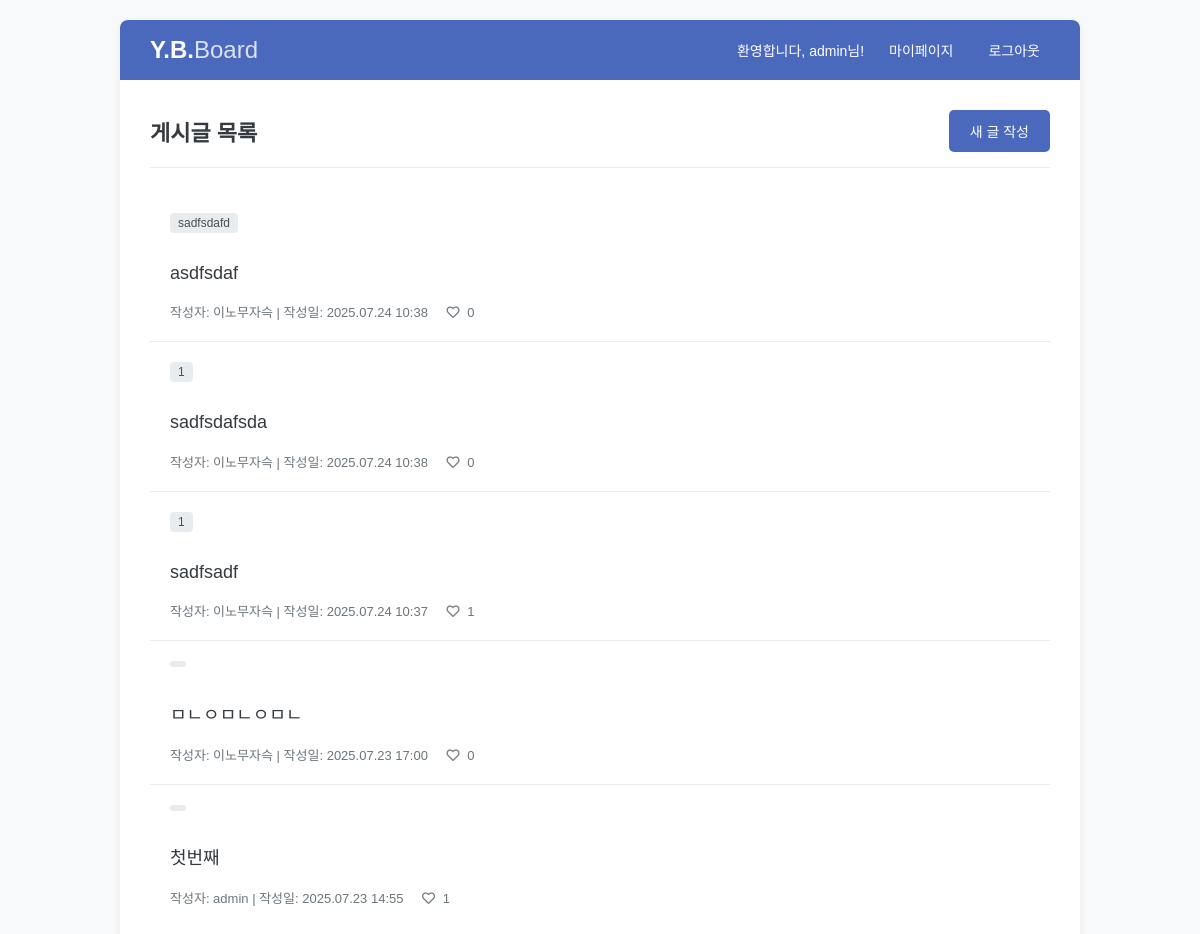
The app's page /board/ (signed in), older data.
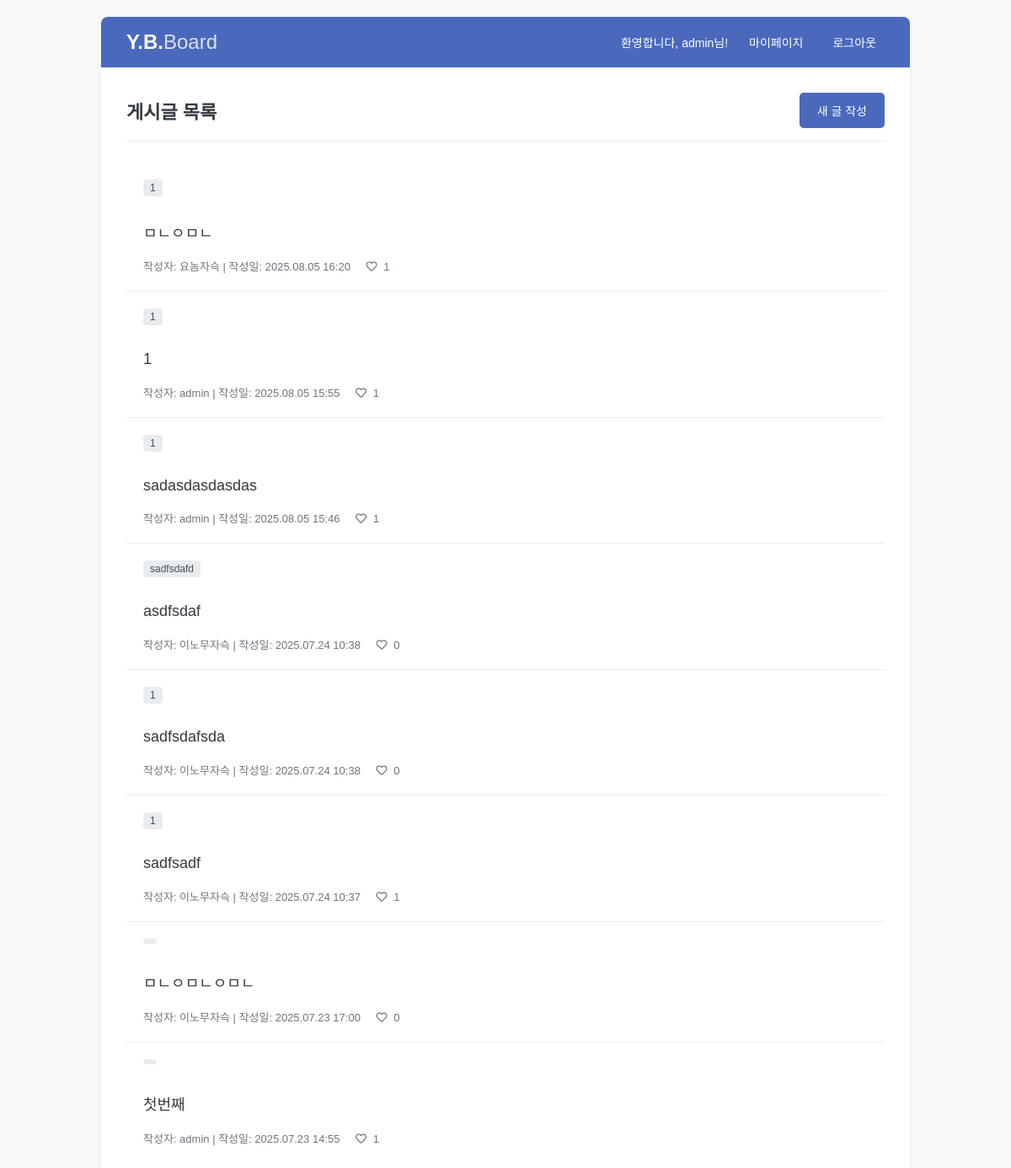
The same page, newer data.
### dashboard/models.py (models this page shows, shortened)
class Post(models.Model):
    author = models.ForeignKey(User, on_delete=models.CASCADE, related_name='posts')
    category = models.ForeignKey(Category, on_delete=models.SET_NULL, null=True, blank=True, related_name='posts')
    title = models.CharField(max_length=200)
    content = models.TextField()
    created_at = models.DateTimeField(auto_now_add=True)

class Category(models.Model):
    name = models.CharField(max_length=100, unique=True)

### dashboard/views.py (the view)
# urls.py: path('board/', views.post_list_view, name='post_list'),
@login_required
def post_list_view(request):
    post_list = Post.objects.select_related('author', 'category').annotate(
        like_count=Count('likes', distinct=True)
    ).all().order_by('-created_at')
    paginator = Paginator(post_list, 10)  # 한 페이지에 10개씩
    page_number = request.GET.get('page')
    page_obj = paginator.get_page(page_number)
    return render(request, 'dashboard/post_list.html', {'page_obj': page_obj})

### dashboard/templates/dashboard/post_list.html (shortened to what this page needs)
{% extends "dashboard/board_base.html" %}
{% load i18n %}
{% block content %}
<div class="content-header">
    <h2>게시글 목록</h2>
    <a href="{% url 'dashboard:post_create' %}" class="btn btn-primary">새 글 작성</a>
</div>
<div class="post-list">
    {% for post in page_obj %}
    <div class="post-item">
        <div class="post-item-category">{{ post.category.name }}</div>
        <h3 class="post-item-title"><a href="{% url 'dashboard:post_detail' pk=post.pk %}">{{ post.title }}</a></h3>
        <div class="post-item-meta">
            <span>작성자: {{ post.author.username }}</span> |
            <span>작성일: {{ post.created_at|date:"Y.m.d H:i" }}</span>
            <span class="post-item-likes"><i class="far fa-heart"></i> {{ post.like_count }}</span>
        </div>
    </div>
    {% empty %}
    <p>작성된 게시글이 없습니다.</p>
    {% endfor %}
</div>
{% endblock %}

### dashboard/templates/dashboard/board_base.html (shortened to what this page needs)
{% load i18n static %}
<!DOCTYPE html>
<html lang="ko">
<head>
    <link rel="stylesheet" href="{% static 'css/board.css' %}">
    <link rel="stylesheet" href="https://cdnjs.cloudflare.com/ajax/libs/font-awesome/5.15.4/css/all.min.css">
</head>
<body>
    <div class="board-container">
        <header class="board-header">
            <a href="{% url 'dashboard:post_list' %}" class="logo">Y.B.<span>Board</span></a>
            <nav class="user-nav">
                <span>환영합니다, {{ user.username }}님!</span>
                <a href="{% url 'dashboard:user_home' %}">마이페이지</a>
                <a href="#" onclick="event.preventDefault(); document.getElementById('logout-form').submit();">로그아웃</a>
            </nav>
        </header>
        <main class="board-content">
            {% block content %}{% endblock %}
        </main>
    </div>
</body>
</html>

### dashboard/static/css/board.css (style rules this page uses)
:root { --primary-color: #4a69bd; --primary-hover-color: #5d82df; --secondary-color: #6c757d; --secondary-hover-color: #5a6268; --background-color: #f8f9fa; --container-bg-color: #ffffff; --text-color: #343a40; --meta-text-color: #6c757d; --border-color: #e9ecef; --box-shadow: 0 2px 8px rgba(0, 0, 0, 0.06); --success-bg: #d4edda; --success-text: #155724; --success-border: #c3e6cb; --like-color: #e74c3c; --like-bg-color: #fce8e6; }
body { font-family: 'Noto Sans KR', sans-serif; background-color: var(--background-color); color: var(--text-color); margin: 0; padding: 20px; }
.board-container { max-width: 960px; margin: 0 auto; background-color: var(--container-bg-color); border-radius: 8px; box-shadow: var(--box-shadow); overflow: hidden; }
.board-header { display: flex; justify-content: space-between; align-items: center; padding: 15px 30px; background-color: var(--primary-color); color: white; }
.board-header .logo { font-size: 24px; font-weight: 700; color: white; text-decoration: none; }
.board-header .logo span { font-weight: 400; opacity: 0.8; }
.user-nav { display: flex; align-items: center; gap: 15px; }
.user-nav span { font-size: 14px; }
.user-nav a { color: white; text-decoration: none; font-size: 14px; padding: 5px 10px; border-radius: 4px; transition: background-color 0.2s; }
.board-content { padding: 30px; }
.content-header { display: flex; justify-content: space-between; align-items: center; margin-bottom: 25px; padding-bottom: 15px; border-bottom: 1px solid var(--border-color); }
.content-header h2 { margin: 0; font-size: 22px; }
.btn { display: inline-block; padding: 10px 20px; border-radius: 5px; text-decoration: none; font-weight: 500; font-size: 14px; cursor: pointer; border: 1px solid transparent; transition: all 0.2s; }
.btn-primary { background-color: var(--primary-color); color: white; }
.post-list .post-item { padding: 20px; border-bottom: 1px solid var(--border-color); transition: background-color 0.2s; }
.post-list .post-item:last-child { border-bottom: none; }
.post-item-category { display: inline-block; background-color: #e9ecef; color: #495057; padding: 3px 8px; border-radius: 4px; font-size: 12px; margin-bottom: 10px; }
.post-item-title a { font-size: 18px; font-weight: 500; color: var(--text-color); text-decoration: none; transition: color 0.2s; }
.post-item-meta { font-size: 13px; color: var(--meta-text-color); margin-top: 8px; }
.post-item-likes { margin-left: 15px; color: var(--meta-text-color); }
.post-item-likes i { margin-right: 4px; }

Row changes from the older to the newer data that the page shows:
added Post: category.name "1", title "ㅁㄴㅇㅁㄴ", author.username "요놈자슥", created_at "2025.08.05 16:20", like_count "1"
added Post: category.name "1", title "1", author.username "admin", created_at "2025.08.05 15:55", like_count "1"
added Post: category.name "1", title "sadasdasdasdas", author.username "admin", created_at "2025.08.05 15:46", like_count "1"
